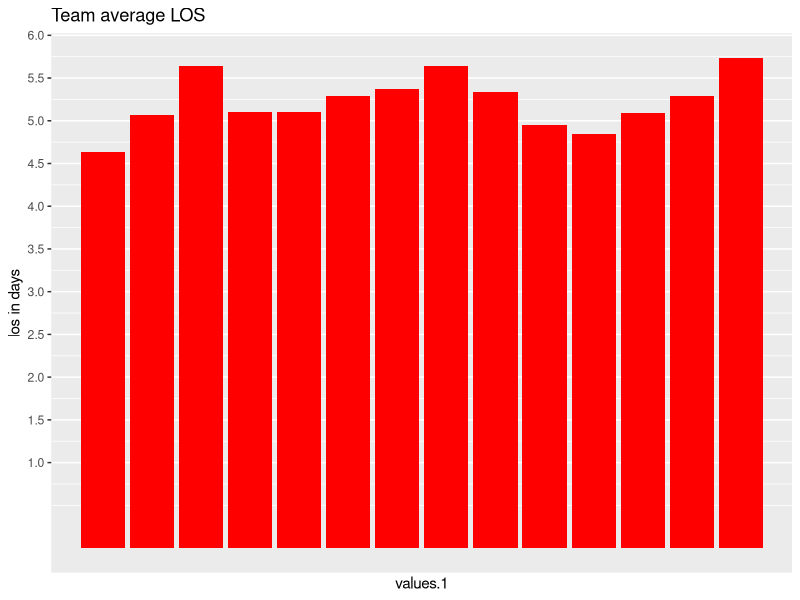
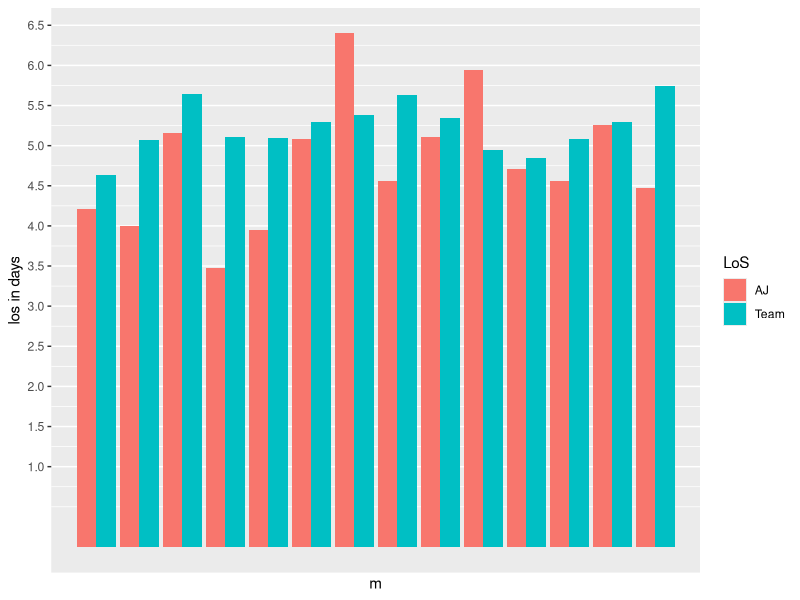
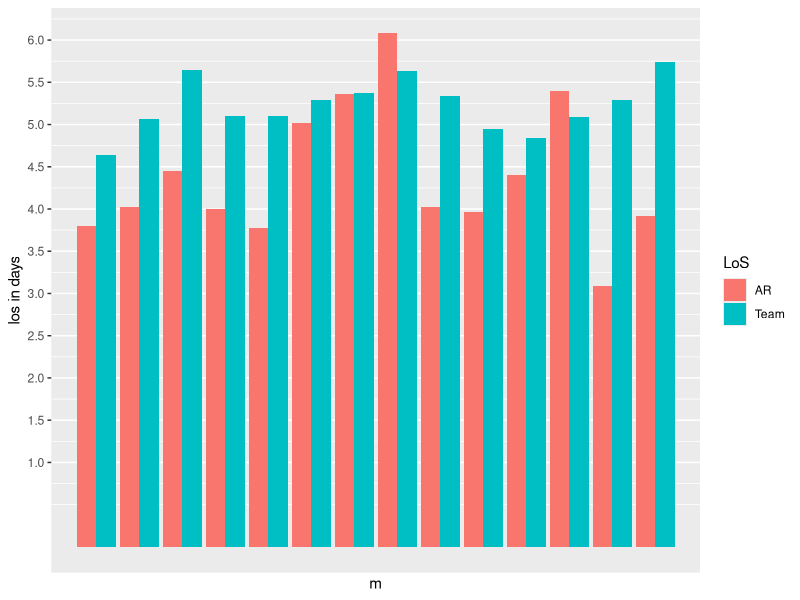
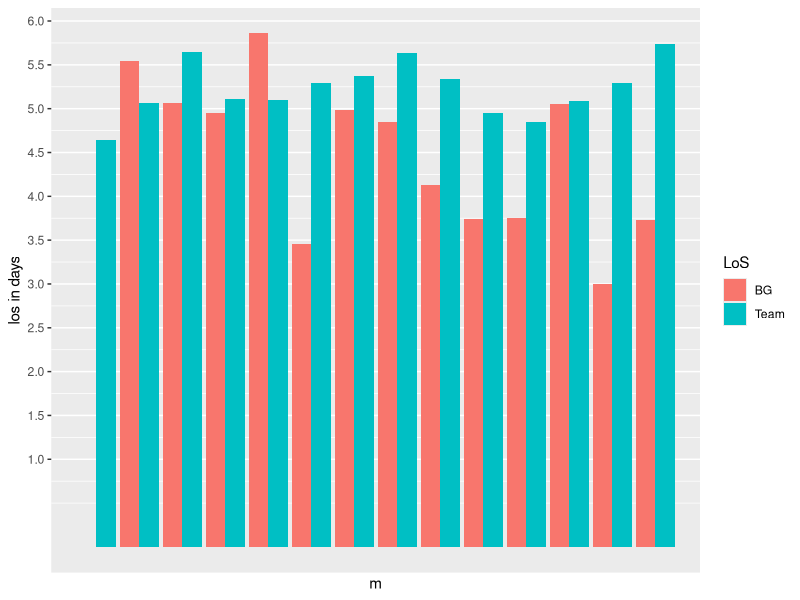
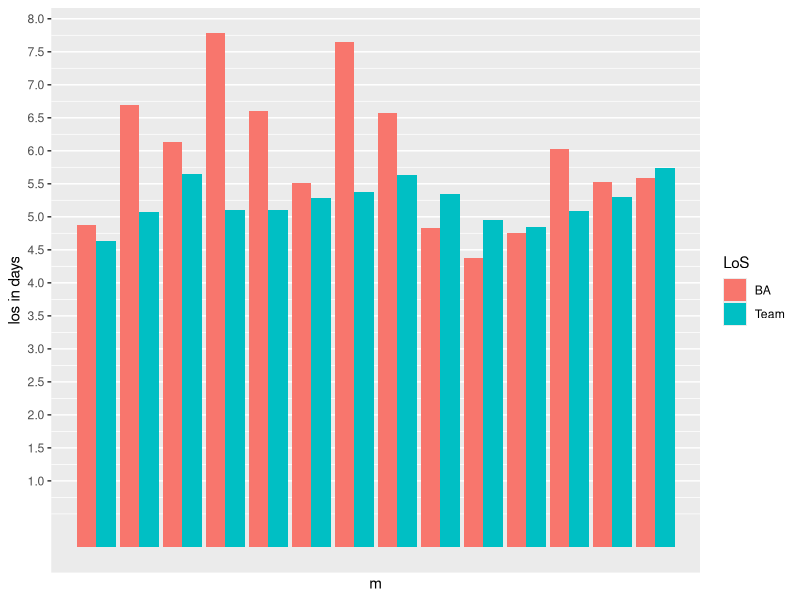
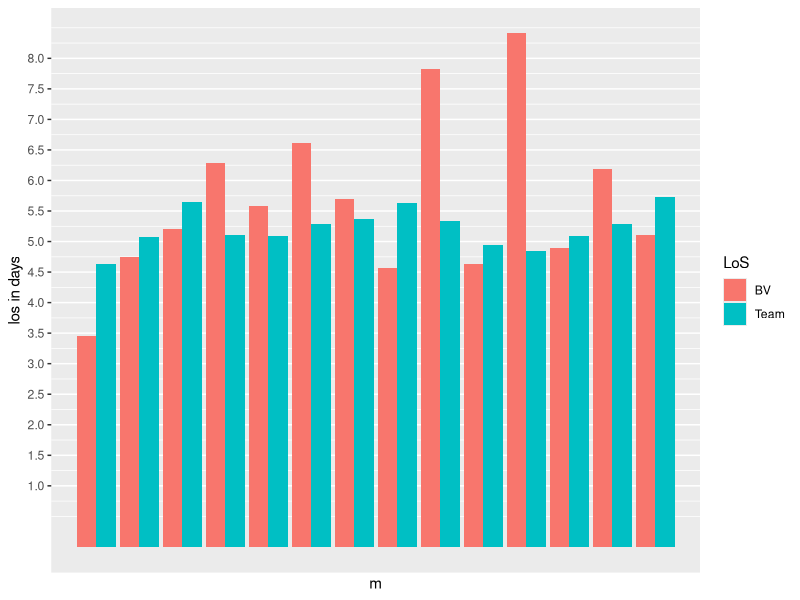
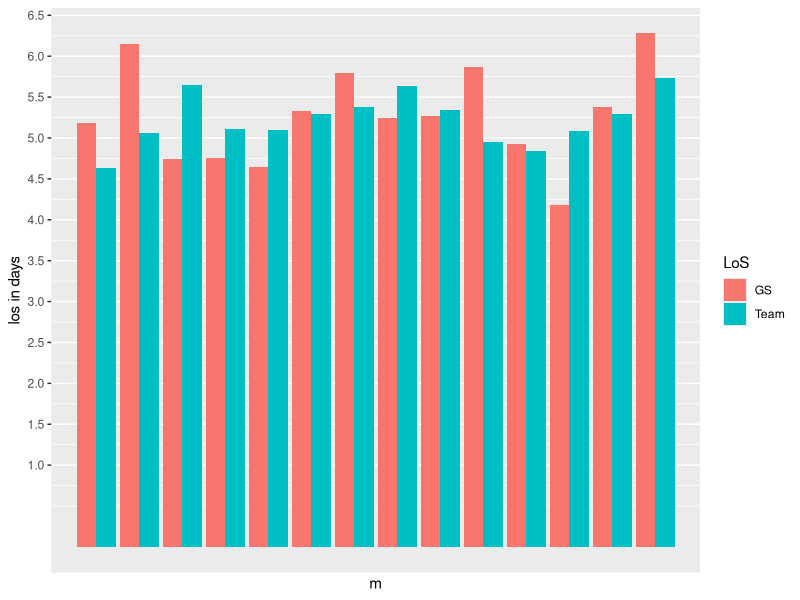
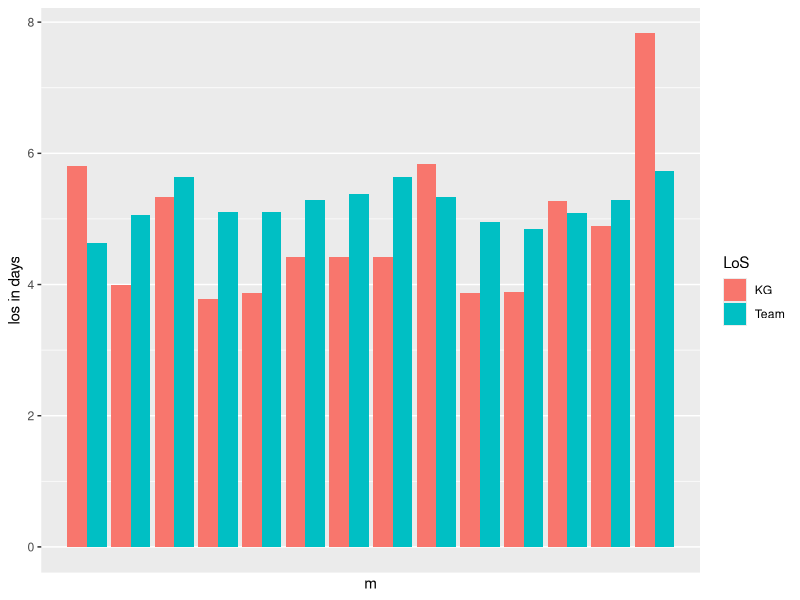

R code for these plots, in order:
## ---- chunk 1
knitr::opts_chunk$set(echo = TRUE)
## ---- chunk 2
knitr::opts_chunk$set(fig.width=12, fig.height=8, fig.path='Figs/',
                      echo=FALSE, warning=FALSE, message=FALSE)
## ---- chunk 3
setwd('/Users/rab/Documents/LosFolderGit')
library(ggplot2)
los <- read.csv('rcsvlos.csv')
hsd.los <- read.csv('HSDlos.csv')

## ---- chunk 4
ano_frame <-subset(los,select=-c(X,index,Okoli.MD..Kelechi.Chima))
hsd.ano_frame <- subset(hsd.los,select=-c(X,index,Okoli.MD..Kelechi.Chima))
#hsd.ano_frame
## ---- chunk 5
AJ <- ano_frame$Abou.Jaoude.MD..Dory
AR <- ano_frame$Atallah..Rabih
BG <- ano_frame$Bandaru..Gargeyi
BA <- ano_frame$Barua.MD..Anupa
BV <- ano_frame$Bhusari..Vaishali
GS <- ano_frame$Gudur..Suma
KG <- ano_frame$Khalil.MD..George
MO <- ano_frame$Moammar..Osauma
MH <- ano_frame$Muzaffar.MD..Huma
NS <- ano_frame$Nwerrih.MD..Stella
OE <- ano_frame$Okeke..Ebere
OC <- ano_frame$Olisa..Charles
PM <- ano_frame$Patalay..Madhu
PS <- ano_frame$Pawar..Sanjeev.M
RR <- ano_frame$Rao.MD..Rajani
SR <- ano_frame$Salau.Okeleji.MD..Aderonke
TS <- ano_frame$Thapa.MD..Shailesh
ZM <- ano_frame$Zaid..Musaab

combined <- data.frame(AJ, AR, BG, BA, BV, GS, KG, MO, MH, NS, OE, OC, PM, PS, RR, SR, TS, ZM)
combined
## ---- chunk 6
a <-c(1,2,3,4,5,6,7,8,9,10,11,12,13,14)

bind_dates <- data.frame(a,a,a,a,a,a,a,a,a,a,a,a,a,a,a,a,a,a)

stacked_dates <- stack(bind_dates)
stacked <- stack(combined)
all <- data.frame(stacked,stacked_dates)
all <- subset(all,select=-c(ind.1))
#all
## ---- chunk 7
library(dplyr)

mean_data <- group_by(all,values.1)
mean_data.mean <- summarise(mean_data,
                            mean_per_month = mean(values,na.rm=TRUE),
                            median_per_month = median(values,na.rm=TRUE),
                            n=n())

mean_data.mean
ggplot(data=mean_data.mean,aes(values.1,mean_per_month)) + geom_bar(stat='identity',fill='red')+
  scale_x_discrete(labels=c('0','Jun15','Jul','Aug','Sep','Oct','Nov','Dec','Jan16','Feb','Mar','Apr','May','Jun','Jul')) + ylab('los in days') +
  scale_y_continuous(breaks=seq(1,8,0.5)) + ggtitle('Team average LOS')
  
## ---- chunk 8
AJ <- combined$AJ
Team <- mean_data.mean$mean_per_month
bind.data <- data.frame(AJ,Team)
stacked_bind.data <-stack(bind.data)
month <- 1:14
stacked_bind.data$m <- month
df <- stacked_bind.data
LoS <- stacked_bind.data$ind
ggplot(data=df,aes(m,values,fill=LoS))+geom_bar(stat='identity',position='dodge')+
  scale_x_discrete(labels=c('0','Jun15','Jul','Aug','Sep','Oct','Nov','Dec','Jan16','Feb','Mar','Apr','May','Jun','Jul')) + ylab('los in days') +
  scale_y_continuous(breaks=seq(1,8,0.5))
df
## ---- chunk 9
AR <- combined$AR
Team <- mean_data.mean$mean_per_month
bind.data <- data.frame(AR,Team)
stacked_bind.data <-stack(bind.data)
month <- 1:14
stacked_bind.data$m <- month
df <- stacked_bind.data
LoS <- stacked_bind.data$ind
ggplot(data=df,aes(m,values,fill=LoS))+geom_bar(stat='identity',position='dodge')+
  scale_x_discrete(labels=c('0','Jun15','Jul','Aug','Sep','Oct','Nov','Dec','Jan16','Feb','Mar','Apr','May','Jun','Jul')) + ylab('los in days')+
  scale_y_continuous(breaks=seq(1,8,0.5))

## ---- chunk 10
BG <- combined$BG
Team <- mean_data.mean$mean_per_month
bind.data <- data.frame(BG,Team)
stacked_bind.data <-stack(bind.data)
month <- 1:14
stacked_bind.data$m <- month
df <- stacked_bind.data
LoS <- stacked_bind.data$ind
ggplot(data=df,aes(m,values,fill=LoS))+geom_bar(stat='identity',position='dodge')+
  scale_x_discrete(labels=c('0','Jun15','Jul','Aug','Sep','Oct','Nov','Dec','Jan16','Feb','Mar','Apr','May','Jun','Jul')) + ylab('los in days')+
  scale_y_continuous(breaks=seq(1,8,0.5))

## ---- chunk 11
BA <- combined$BA
Team <- mean_data.mean$mean_per_month
bind.data <- data.frame(BA,Team)
stacked_bind.data <-stack(bind.data)
month <- 1:14
stacked_bind.data$m <- month
df <- stacked_bind.data
LoS <- stacked_bind.data$ind
ggplot(data=df,aes(m,values,fill=LoS))+geom_bar(stat='identity',position='dodge')+
  scale_x_discrete(labels=c('0','Jun15','Jul','Aug','Sep','Oct','Nov','Dec','Jan16','Feb','Mar','Apr','May','Jun','Jul')) +ylab('los in days')+
  scale_y_continuous(breaks=seq(1,8,0.5))

## ---- chunk 12
BV <- combined$BV
Team <- mean_data.mean$mean_per_month
bind.data <- data.frame(BV,Team)
stacked_bind.data <-stack(bind.data)
month <- 1:14
stacked_bind.data$m <- month
df <- stacked_bind.data
LoS <- stacked_bind.data$ind
ggplot(data=df,aes(m,values,fill=LoS))+geom_bar(stat='identity',position='dodge')+
  scale_x_discrete(labels=c('0','Jun15','Jul','Aug','Sep','Oct','Nov','Dec','Jan16','Feb','Mar','Apr','May','Jun','Jul')) + ylab('los in days')+
  scale_y_continuous(breaks=seq(1,8,0.5))

## ---- chunk 13
GS <- combined$GS
Team <- mean_data.mean$mean_per_month
bind.data <- data.frame(GS,Team)
stacked_bind.data <-stack(bind.data)
month <- 1:14
stacked_bind.data$m <- month
df <- stacked_bind.data
LoS <- stacked_bind.data$ind
ggplot(data=df,aes(m,values,fill=LoS))+geom_bar(stat='identity',position='dodge')+
  scale_x_discrete(labels=c('0','Jun15','Jul','Aug','Sep','Oct','Nov','Dec','Jan16','Feb','Mar','Apr','May','Jun','Jul')) + ylab('los in days')+
  scale_y_continuous(breaks=seq(1,8,0.5))

## ---- chunk 14
KG <- combined$KG
Team <- mean_data.mean$mean_per_month
bind.data <- data.frame(KG,Team)
stacked_bind.data <-stack(bind.data)
month <- 1:14
stacked_bind.data$m <- month
df <- stacked_bind.data
LoS <- stacked_bind.data$ind
ggplot(data=df,aes(m,values,fill=LoS))+geom_bar(stat='identity',position='dodge')+
  scale_x_discrete(labels=c('0','Jun15','Jul','Aug','Sep','Oct','Nov','Dec','Jan16','Feb','Mar','Apr','May','Jun','Jul')) + ylab('los in days')
  scale_y_continuous(breaks=seq(1,8,0.5))

## ---- chunk 15
MO <- combined$MO
Team <- mean_data.mean$mean_per_month
bind.data <- data.frame(MO,Team)
stacked_bind.data <-stack(bind.data)
month <- 1:14
stacked_bind.data$m <- month
df <- stacked_bind.data
LoS <- stacked_bind.data$ind
ggplot(data=df,aes(m,values,fill=LoS))+geom_bar(stat='identity',position='dodge')+
  scale_x_discrete(labels=c('0','Jun15','Jul','Aug','Sep','Oct','Nov','Dec','Jan16','Feb','Mar','Apr','May','Jun','Jul')) + ylab('los in days')+
  scale_y_continuous(breaks=seq(1,8,0.5))
## ---- chunk 16
MH <- combined$MH
Team <- mean_data.mean$mean_per_month
bind.data <- data.frame(MH,Team)
stacked_bind.data <-stack(bind.data)
month <- 1:14
stacked_bind.data$m <- month
df <- stacked_bind.data
LoS <- stacked_bind.data$ind
ggplot(data=df,aes(m,values,fill=LoS))+geom_bar(stat='identity',position='dodge')+
  scale_x_discrete(labels=c('0','Jun15','Jul','Aug','Sep','Oct','Nov','Dec','Jan16','Feb','Mar','Apr','May','Jun','Jul')) + ylab('los in days') +
  scale_y_continuous(breaks=seq(1,8,0.5))
## ---- chunk 17
NS <- combined$NS
Team <- mean_data.mean$mean_per_month
bind.data <- data.frame(NS,Team)
stacked_bind.data <-stack(bind.data)
month <- 1:14
stacked_bind.data$m <- month
df <- stacked_bind.data
LoS <- stacked_bind.data$ind
ggplot(data=df,aes(m,values,fill=LoS))+geom_bar(stat='identity',position='dodge')+
  scale_x_discrete(labels=c('0','Jun15','Jul','Aug','Sep','Oct','Nov','Dec','Jan16','Feb','Mar','Apr','May','Jun','Jul')) + ylab('los in days')+
  scale_y_continuous(breaks=seq(1,8,0.5))
## ---- chunk 18
OE <- combined$OE
Team <- mean_data.mean$mean_per_month
bind.data <- data.frame(OE,Team)
stacked_bind.data <-stack(bind.data)
month <- 1:14
stacked_bind.data$m <- month
df <- stacked_bind.data
LoS <- stacked_bind.data$ind
ggplot(data=df,aes(m,values,fill=LoS))+geom_bar(stat='identity',position='dodge')+
  scale_x_discrete(labels=c('0','Jun15','Jul','Aug','Sep','Oct','Nov','Dec','Jan16','Feb','Mar','Apr','May','Jun','Jul')) + ylab('los in days')+
  scale_y_continuous(breaks=seq(1,8,0.5))
## ---- chunk 19
OC <- combined$OC
Team <- mean_data.mean$mean_per_month
bind.data <- data.frame(OC,Team)
stacked_bind.data <-stack(bind.data)
month <- 1:14
stacked_bind.data$m <- month
df <- stacked_bind.data
LoS <- stacked_bind.data$ind
ggplot(data=df,aes(m,values,fill=LoS))+geom_bar(stat='identity',position='dodge')+
  scale_x_discrete(labels=c('0','Jun15','Jul','Aug','Sep','Oct','Nov','Dec','Jan16','Feb','Mar','Apr','May','Jun','Jul')) + ylab('los in days') +
  scale_y_continuous(breaks=seq(1,8,0.5))
## ---- chunk 20
PM <- combined$PM
Team <- mean_data.mean$mean_per_month
bind.data <- data.frame(PM,Team)
stacked_bind.data <-stack(bind.data)
month <- 1:14
stacked_bind.data$m <- month
df <- stacked_bind.data
LoS <- stacked_bind.data$ind
ggplot(data=df,aes(m,values,fill=LoS))+geom_bar(stat='identity',position='dodge')+
  scale_x_discrete(labels=c('0','Jun15','Jul','Aug','Sep','Oct','Nov','Dec','Jan16','Feb','Mar','Apr','May','Jun','Jul')) + ylab('los in days')+
  scale_y_continuous(breaks=seq(1,8,0.5))
## ---- chunk 21
PS <- combined$PS
Team <- mean_data.mean$mean_per_month
bind.data <- data.frame(PS,Team)
stacked_bind.data <-stack(bind.data)
month <- 1:14
stacked_bind.data$m <- month
df <- stacked_bind.data
LoS <- stacked_bind.data$ind
ggplot(data=df,aes(m,values,fill=LoS))+geom_bar(stat='identity',position='dodge')+
  scale_x_discrete(labels=c('0','Jun15','Jul','Aug','Sep','Oct','Nov','Dec','Jan16','Feb','Mar','Apr','May','Jun','Jul')) + ylab('los in days') +
  scale_y_continuous(breaks=seq(1,8,0.5))
## ---- chunk 22
RR <- combined$RR
Team <- mean_data.mean$mean_per_month
bind.data <- data.frame(RR,Team)
stacked_bind.data <-stack(bind.data)
month <- 1:14
stacked_bind.data$m <- month
df <- stacked_bind.data
LoS <- stacked_bind.data$ind
ggplot(data=df,aes(m,values,fill=LoS))+geom_bar(stat='identity',position='dodge')+
  scale_x_discrete(labels=c('0','Jun15','Jul','Aug','Sep','Oct','Nov','Dec','Jan16','Feb','Mar','Apr','May','Jun','Jul')) + ylab('los in days') +
  scale_y_continuous(breaks=seq(1,8,0.5))
## ---- chunk 23
SR <- combined$SR
Team <- mean_data.mean$mean_per_month
bind.data <- data.frame(SR,Team)
stacked_bind.data <-stack(bind.data)
month <- 1:14
stacked_bind.data$m <- month
df <- stacked_bind.data
LoS <- stacked_bind.data$ind
ggplot(data=df,aes(m,values,fill=LoS))+geom_bar(stat='identity',position='dodge')+
  scale_x_discrete(labels=c('0','Jun15','Jul','Aug','Sep','Oct','Nov','Dec','Jan16','Feb','Mar','Apr','May','Jun','Jul')) + ylab('los in days')+
  scale_y_continuous(breaks=seq(1,8,0.5))
## ---- chunk 24
TS <- combined$TS
Team <- mean_data.mean$mean_per_month
bind.data <- data.frame(TS,Team)
stacked_bind.data <-stack(bind.data)
month <- 1:14
stacked_bind.data$m <- month
df <- stacked_bind.data
LoS <- stacked_bind.data$ind
ggplot(data=df,aes(m,values,fill=LoS))+geom_bar(stat='identity',position='dodge')+
  scale_x_discrete(labels=c('0','Jun15','Jul','Aug','Sep','Oct','Nov','Dec','Jan16','Feb','Mar','Apr','May','Jun','Jul')) + ylab('los in days')+
  scale_y_continuous(breaks=seq(1,8,0.5))

## ---- chunk 25
ZM <- combined$ZM
Team <- mean_data.mean$mean_per_month
bind.data <- data.frame(ZM,Team)
stacked_bind.data <-stack(bind.data)
month <- 1:14
stacked_bind.data$m <- month
df <- stacked_bind.data
LoS <- stacked_bind.data$ind
ggplot(data=df,aes(m,values,fill=LoS))+geom_bar(stat='identity',position='dodge')+
  scale_x_discrete(labels=c('0','Jun15','Jul','Aug','Sep','Oct','Nov','Dec','Jan16','Feb','Mar','Apr','May','Jun','Jul')) + ylab('los in days')+
  scale_y_continuous(breaks=seq(1,8,0.5))
## ---- chunk 26
A.J <- hsd.ano_frame$Abou.Jaoude.MD..Dory
A.R <- hsd.ano_frame$Atallah..Rabih
B.G <- hsd.ano_frame$Bandaru..Gargeyi
B.A <- hsd.ano_frame$Barua.MD..Anupa
B.V <- hsd.ano_frame$Bhusari..Vaishali
G.S <- hsd.ano_frame$Gudur..Suma
K.G <- hsd.ano_frame$Khalil.MD..George
M.O <- hsd.ano_frame$Moammar..Osauma
M.H <- hsd.ano_frame$Muzaffar.MD..Huma
N.S <- hsd.ano_frame$Nwerrih.MD..Stella
O.E <- hsd.ano_frame$Okeke..Ebere
O.C <- hsd.ano_frame$Olisa..Charles
P.M <- hsd.ano_frame$Patalay..Madhu
P.S <- hsd.ano_frame$Pawar..Sanjeev.M
R.R <- hsd.ano_frame$Rao.MD..Rajani
S.R <- hsd.ano_frame$Salau.Okeleji.MD..Aderonke
T.S <- hsd.ano_frame$Thapa.MD..Shailesh
Z.M <- hsd.ano_frame$Zaid..Musaab

hsd.combined <- data.frame(A.J, A.R, B.G, B.A, B.V, G.S, K.G, M.O, M.H, N.S, O.E, O.C, P.M, P.S, R.R, S.R, T.S, Z.M)
hsd.stacked <- stack(hsd.combined)
anova_results <- aov(values~ind, data=hsd.stacked) #model.tables(anova_results,"means")
summary(anova_results)
## ---- chunk 27
hsd.combined <- data.frame(A.J, A.R, B.G, K.G, M.O, N.S, O.E, P.M, R.R, S.R)
hsd.stacked <- stack(hsd.combined)
anova_results <- aov(values~ind, data=hsd.stacked) #model.tables(anova_results,"means")
summary(anova_results)
